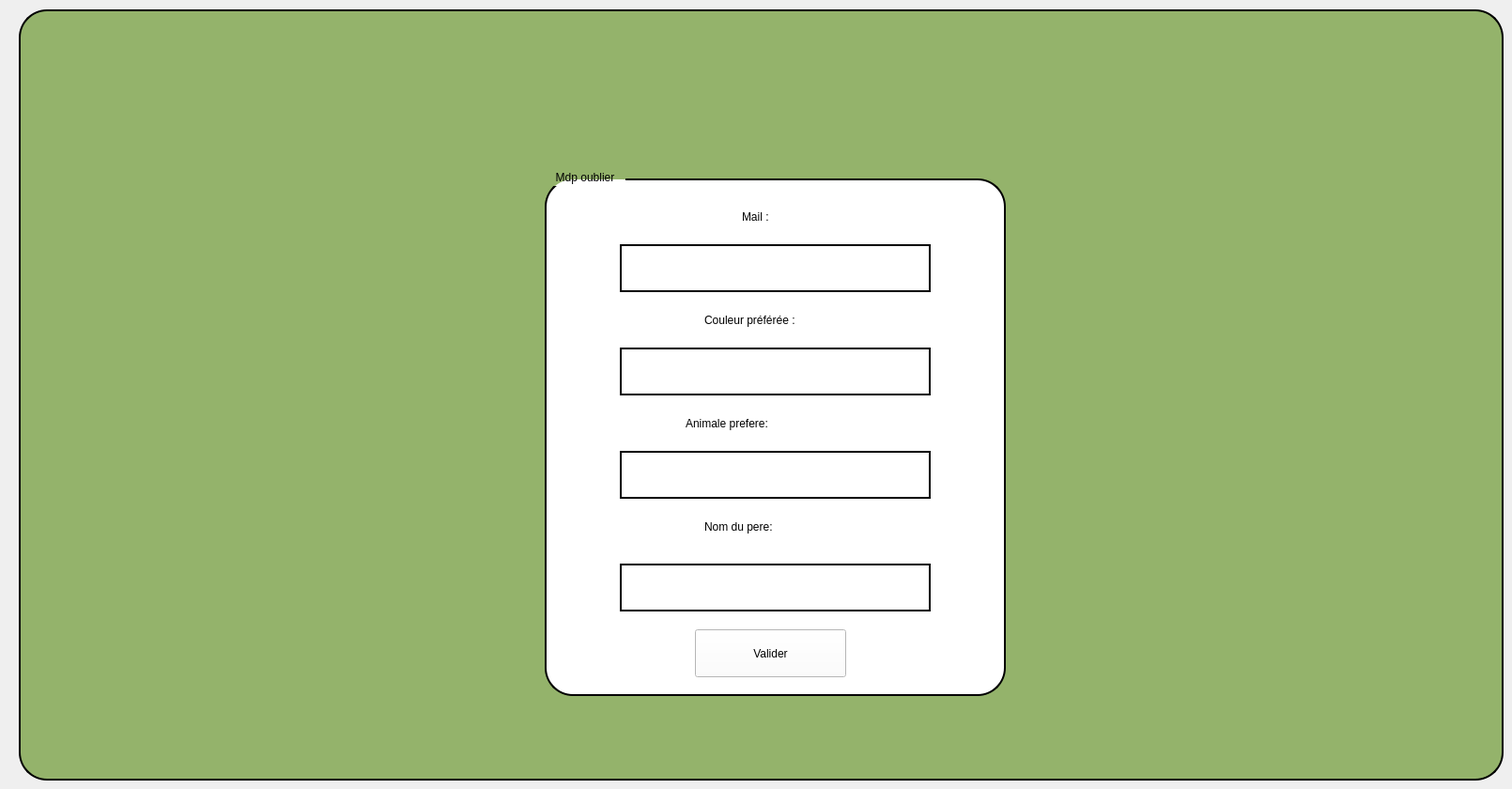
    <widget class="QWidget" name="page_6">
     <widget class="QGroupBox" name="groupBox_60">
      <property name="geometry">
       <rect>
        <x>20</x>
        <y>0</y>
        <width>1581</width>
        <height>831</height>
       </rect>
      </property>
      <property name="accessibleName">
       <string/>
      </property>
      <property name="styleSheet">
       <string notr="true">QGroupBox {
        background-color:  rgb(148, 179, 107); 
    border: 2px solid rgb(0, 0, 0);  /* bordure violette */
    border-radius: 30px;
    margin-top: 10px;
    padding: 10px;
}

QGroupBox::title {
    subcontrol-origin: margin;
    subcontrol-position: top left;
    padding: 2px 10px;
    color: black;                   /* couleur du titre */
    font-weight: bold;
}
</string>
      </property>
      <property name="title">
       <string/>
      </property>
      <widget class="QLabel" name="label_92">
       <property name="geometry">
        <rect>
         <x>660</x>
         <y>70</y>
         <width>271</width>
         <height>101</height>
        </rect>
       </property>
       <property name="styleSheet">
        <string notr="true">width:10px;</string>
       </property>
       <property name="text">
        <string/>
       </property>
       <property name="pixmap">
        <pixmap resource="ressources.qrc">:/new/prefix1/logo.jpg</pixmap>
       </property>
       <property name="scaledContents">
        <bool>true</bool>
       </property>
      </widget>
      <widget class="QGroupBox" name="groupBox_62">
       <property name="geometry">
        <rect>
         <x>560</x>
         <y>180</y>
         <width>491</width>
         <height>561</height>
        </rect>
       </property>
       <property name="styleSheet">
        <string notr="true">background-color: rgb(255, 255, 255);</string>
       </property>
       <property name="title">
        <string>Mdp oublier</string>
       </property>
       <widget class="QLabel" name="label_90">
        <property name="geometry">
         <rect>
          <x>210</x>
          <y>30</y>
          <width>81</width>
          <height>41</height>
         </rect>
        </property>
        <property name="styleSheet">
         <string notr="true">font-family: &quot;Segoe UI&quot;, Arial, sans-serif;
font: 20pt &quot;Segoe UI&quot;;
border:0px;

 
color: rgb(0, 0, 0);</string>
        </property>
        <property name="text">
         <string>Mail :</string>
        </property>
       </widget>
       <widget class="QPushButton" name="mdp_valider">
        <property name="geometry">
         <rect>
          <x>160</x>
          <y>490</y>
          <width>161</width>
          <height>51</height>
         </rect>
        </property>
        <property name="styleSheet">
         <string notr="true">QPushButton {    background-color:  rgb(203, 203, 203); ; /* button background */ color: white; /* text color */ border: 1px solid ; /* black border */ border-radius: 8px; padding: 6px 12px;  font-size: 20px;} 
QPushButton:hover { background-color:rgb(203,203,253) ; /* hover color */
};</string>
        </property>
        <property name="text">
         <string>Valider</string>
        </property>
       </widget>
       <widget class="QLabel" name="ss">
        <property name="geometry">
         <rect>
          <x>170</x>
          <y>140</y>
          <width>161</width>
          <height>41</height>
         </rect>
        </property>
        <property name="styleSheet">
         <string notr="true">font-family: &quot;Segoe UI&quot;, Arial, sans-serif;
font: 20pt &quot;Segoe UI&quot;;
border:0px;

 
color: rgb(0, 0, 0);</string>
        </property>
        <property name="text">
         <string>Couleur préférée :</string>
        </property>
       </widget>
       <widget class="QLabel" name="label_93">
        <property name="geometry">
         <rect>
          <x>150</x>
          <y>250</y>
          <width>201</width>
          <height>41</height>
         </rect>
        </property>
        <property name="styleSheet">
         <string notr="true">font-family: &quot;Segoe UI&quot;, Arial, sans-serif;
font: 20pt &quot;Segoe UI&quot;;
border:0px;

 
color: rgb(0, 0, 0);</string>
        </property>
        <property name="text">
         <string>Animale prefere:</string>
        </property>
       </widget>
       <widget class="QLabel" name="label_94">
        <property name="geometry">
         <rect>
          <x>170</x>
          <y>360</y>
          <width>161</width>
          <height>41</height>
         </rect>
        </property>
        <property name="styleSheet">
         <string notr="true">font-family: &quot;Segoe UI&quot;, Arial, sans-serif;
font: 20pt &quot;Segoe UI&quot;;
border:0px;

 
color: rgb(0, 0, 0);</string>
        </property>
        <property name="text">
         <string>Nom du pere:</string>
        </property>
       </widget>
       <widget class="QLineEdit" name="mdp_mail">
        <property name="geometry">
         <rect>
          <x>80</x>
          <y>80</y>
          <width>331</width>
          <height>51</height>
         </rect>
        </property>
        <property name="styleSheet">
         <string notr="true"> border: 2px solid rgb(0, 0, 0); 
color: rgb(0, 0, 0);</string>
        </property>
       </widget>
       <widget class="QLineEdit" name="mdp_color">
        <property name="geometry">
         <rect>
          <x>80</x>
          <y>190</y>
          <width>331</width>
          <height>51</height>
         </rect>
        </property>
        <property name="styleSheet">
         <string notr="true"> border: 2px solid rgb(0, 0, 0);  /* bordure violette */
color: rgb(0, 0, 0);</string>
        </property>
       </widget>
       <widget class="QLineEdit" name="mdp_animal">
        <property name="geometry">
         <rect>
          <x>80</x>
          <y>300</y>
          <width>331</width>
          <height>51</height>
         </rect>
        </property>
        <property name="styleSheet">
         <string notr="true"> border: 2px solid rgb(0, 0, 0);  /* bordure violette */
color: rgb(0, 0, 0);</string>
        </property>
       </widget>
       <widget class="QLineEdit" name="mdp_pere">
        <property name="geometry">
         <rect>
          <x>80</x>
          <y>420</y>
          <width>331</width>
          <height>51</height>
         </rect>
        </property>
        <property name="styleSheet">
         <string notr="true"> border: 2px solid rgb(0, 0, 0);  /* bordure violette */
color: rgb(0, 0, 0);</string>
        </property>
       </widget>
      </widget>
     </widget>
    </widget>
